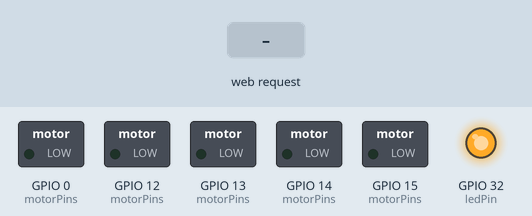
The sketch below on a simulated ESP32. Parts: switched loads named in the sketch (green lamp = pin HIGH), output pins drawn as LEDs (lit = HIGH). Inputs (shaded band) come from the test bench. WiFi joins after 1.5 s; servers stay silent unless stated; what the sketch prints to the serial monitor is not drawn.

Above: at 2.7 s.
2.8 s: HTTP request GET /forward received
At 3.2 s:
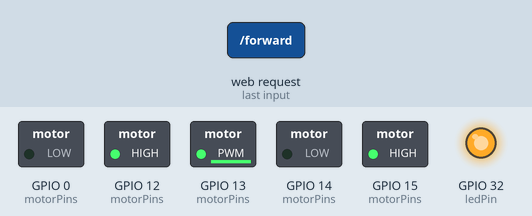
4.3 s: HTTP request GET /backward received
At 5.5 s:
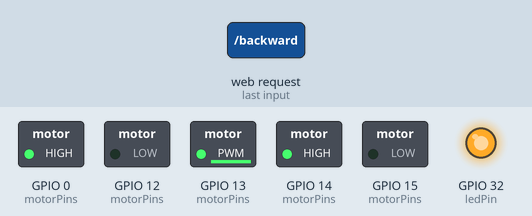
5.8 s: HTTP request GET /stop received
At 6.7 s:
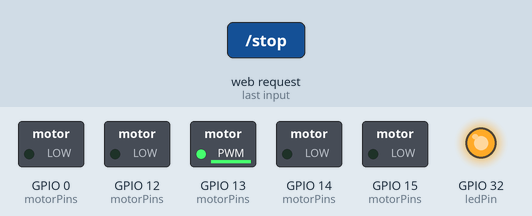
7.3 s: HTTP request GET /right received
At 7.8 s:
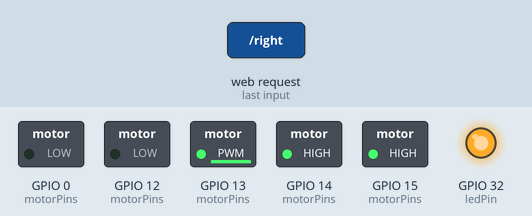
8.8 s: HTTP request GET /left received
At 10.1 s:
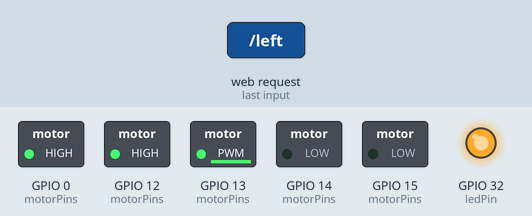
Timing chart, 0 to 11.3 s (numbered marks = the images above; inputs shaded):
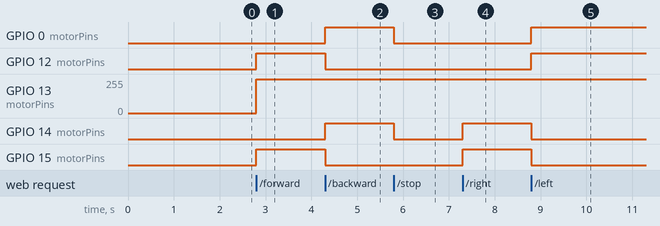

The sketch:

simple_wifiservercar.ino
```cpp
#include <WiFi.h>
struct MOTOR_PINS
{
  int pinEn;
  int pinIN1;
  int pinIN2;
};

int motorPins[][3] =
{
  {13, 12, 14},  //RIGHT_MOTOR Pins (EnA, IN1, IN2)
  {13, 15, 0},  //LEFT_MOTOR  Pins (EnB, IN3, IN4)
};

#define UP 1
#define DOWN 2
#define LEFT 3
#define RIGHT 4
#define STOP 0
#define STOP 0

#define RIGHT_MOTOR 0
#define LEFT_MOTOR 1

#define FORWARD 1
#define BACKWARD -1
#define ledPin 32
const int PWMFreq = 500; /* 10 KHz */
const int PWMResolution = 8;
const int PWMSpeedChannel = 2;

void rotateMotor(int motorNumber, int motorDirection)
{
  if (motorDirection == FORWARD)
  {
    digitalWrite(motorPins[motorNumber][1], HIGH);
    digitalWrite(motorPins[motorNumber][2], LOW);
  }
  else if (motorDirection == BACKWARD)
  {
    digitalWrite(motorPins[motorNumber][1], LOW);
    digitalWrite(motorPins[motorNumber][2], HIGH);
  }
  else
  {
    digitalWrite(motorPins[motorNumber][1], LOW);
    digitalWrite(motorPins[motorNumber][2], LOW);
  }
}
void setUpPinModes()
{
  //Set up PWM
  ledcSetup(PWMSpeedChannel, PWMFreq, PWMResolution);


  for (int i = 0; i < 2; i++)
  {
    pinMode(motorPins[i][0], OUTPUT);
    pinMode(motorPins[i][1], OUTPUT);
    pinMode(motorPins[i][2], OUTPUT);

    /* Attach the PWM Channel to the motor enb Pin */
    ledcAttachPin(motorPins[i][0], PWMSpeedChannel);
  }

}

const char* ssid     = "X28-2.4G-551C16";
const char* password = "728A33C5";

WiFiServer server(80);

void setup()
{
    Serial.begin(115200);
    setUpPinModes();
    pinMode(ledPin,OUTPUT);
    delay(10);

    // We start by connecting to a WiFi network

    Serial.println();
    Serial.println();
    Serial.print("Connecting to ");
    Serial.println(ssid);

    WiFi.begin(ssid, password);

    while (WiFi.status() != WL_CONNECTED) {
        delay(500);
        Serial.print(".");
    }

    Serial.println("");
    Serial.println("WiFi connected.");
    Serial.println("IP address: ");
    Serial.println(WiFi.localIP());

    server.begin();

}

void loop(){
 digitalWrite(ledPin,HIGH);
 WiFiClient client = server.available();   // listen for incoming clients

  if (client) {                             // if you get a client,
    Serial.println("New Client.");           // print a message out the serial port
    String currentLine = "";                // make a String to hold incoming data from the client
    while (client.connected()) {            // loop while the client's connected
      if (client.available()) {             // if there's bytes to read from the client,
        char c = client.read();             // read a byte, then
        Serial.write(c);                    // print it out the serial monitor
        if (c == '\n') {                    // if the byte is a newline character

          // if the current line is blank, you got two newline characters in a row.
          // that's the end of the client HTTP request, so send a response:
          if (currentLine.length() == 0) {
            // HTTP headers always start with a response code (e.g. HTTP/1.1 200 OK)
            // and a content-type so the client knows what's coming, then a blank line:
            client.println("HTTP/1.1 200 OK");
            client.println("Content-type:text/html");
            client.println();

            // the content of the HTTP response follows the header:
            client.print("<h1>Forward</h1>");
            client.print("<a href=\"/forward\">forward</a>");
            client.print("<h1>Backward</h1>");
            client.print("<a href=\"/backward\">backward</a>");
            client.print("<h1>Right</h1>");
            client.print("<a href=\"/right\">right</a>");
            client.print("<h1>Left</h1>");
            client.print("<a href=\"/left\">left</a>");
            client.print("<h1>Stop</h1>");
            client.print("<a href=\"/stop\">stop</a>");

            // The HTTP response ends with another blank line:
            client.println();
            // break out of the while loop:
            break;
          } else {    // if you got a newline, then clear currentLine:
            currentLine = "";
          }
        } else if (c != '\r') {  // if you got anything else but a carriage return character,
          currentLine += c;      // add it to the end of the currentLine
        }

        // Check to see if the client request was "GET /H" or "GET /L":
        if (currentLine.endsWith("GET /forward")) {
          ledcWrite(PWMSpeedChannel,254);
          rotateMotor(RIGHT_MOTOR, FORWARD);
          rotateMotor(LEFT_MOTOR, FORWARD);
        }
        if (currentLine.endsWith("GET /backward")) {
          ledcWrite(PWMSpeedChannel,254);
          rotateMotor(RIGHT_MOTOR, BACKWARD);
          rotateMotor(LEFT_MOTOR, BACKWARD);
        }
        if (currentLine.endsWith("GET /stop")) {
          rotateMotor(RIGHT_MOTOR, STOP);
          rotateMotor(LEFT_MOTOR, STOP);
        }
        if (currentLine.endsWith("GET /right")) {
          ledcWrite(PWMSpeedChannel,254);
          rotateMotor(RIGHT_MOTOR, BACKWARD);
          rotateMotor(LEFT_MOTOR, FORWARD);
        }
        if (currentLine.endsWith("GET /left")) {
          ledcWrite(PWMSpeedChannel,254);
          rotateMotor(RIGHT_MOTOR, FORWARD);
          rotateMotor(LEFT_MOTOR, BACKWARD);
        }
      }
    }
    // close the connection:
    client.stop();
    Serial.println("Client Disconnected.");
  }
}
```

Measured:
- after the input at 2.8 s, GPIO 12 (motorPins), GPIO 15 (motorPins): LOW → HIGH at once; GPIO 13 (motorPins): 0/255 → 253/255 at once
- after the input at 4.3 s, GPIO 0 (motorPins), GPIO 14 (motorPins): LOW → HIGH at once; GPIO 12 (motorPins), GPIO 15 (motorPins): HIGH → LOW at once
- after the input at 5.8 s, GPIO 0 (motorPins), GPIO 14 (motorPins): HIGH → LOW at once
- after the input at 7.3 s, GPIO 14 (motorPins), GPIO 15 (motorPins): LOW → HIGH at once
- after the input at 8.8 s, GPIO 0 (motorPins), GPIO 12 (motorPins): LOW → HIGH at once; GPIO 14 (motorPins), GPIO 15 (motorPins): HIGH → LOW at once
